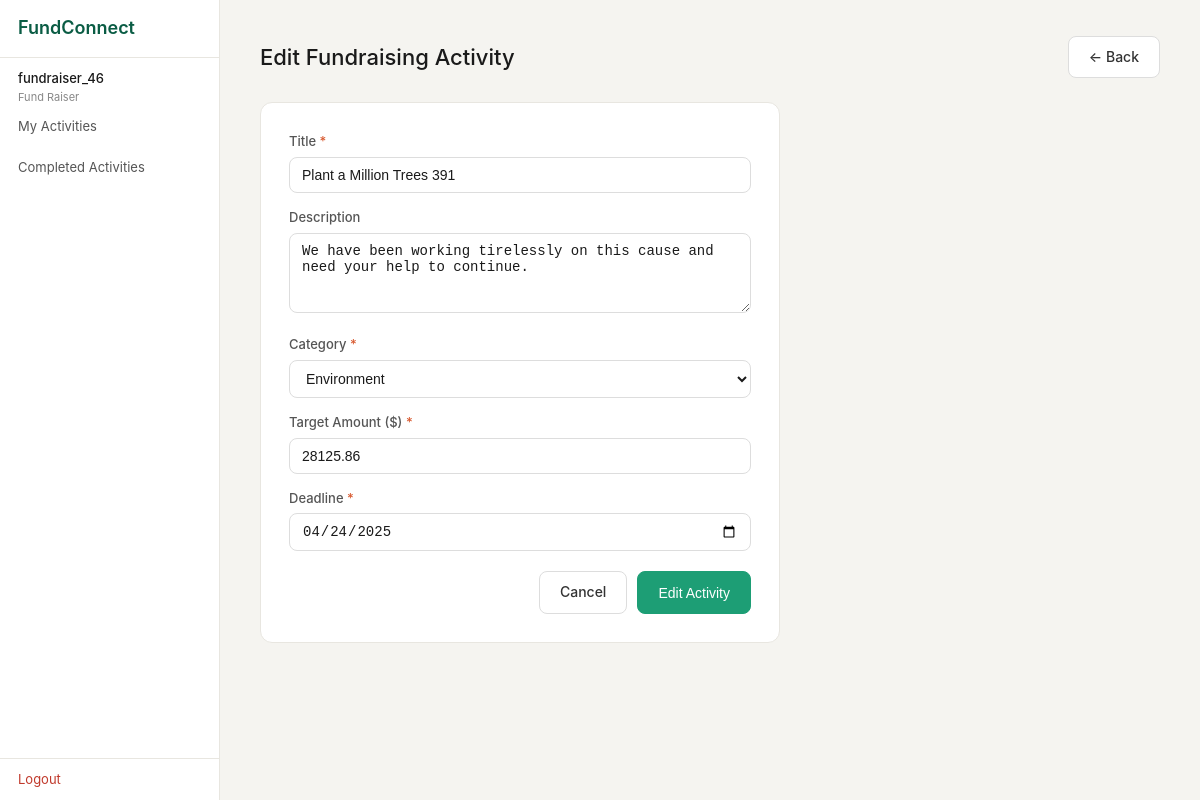
Screenshot of /fundraiser/activities/127/edit (signed in) with the database file from the repository.
### tables this page shows
CREATE TABLE fundraising_activity (
                id              INTEGER PRIMARY KEY AUTOINCREMENT,
                title           TEXT NOT NULL,
                description     TEXT,
                target_amount   REAL NOT NULL,
                amount_raised   REAL DEFAULT 0,
                category_id     INTEGER REFERENCES fra_category(id),
                deadline        TEXT NOT NULL,
                status          TEXT NOT NULL DEFAULT 'Active',
                fundraiser_id   INTEGER REFERENCES user_account(id),
                view_count      INTEGER DEFAULT 0,
                shortlist_count INTEGER DEFAULT 0,
                created_at      TEXT DEFAULT (datetime('now'))
            );

### boundary/app.py (the view)
@app.route("/fundraiser/activities/<int:aid>/edit", methods=["GET", "POST"])
def fr_activity_edit(aid):
    if "user_id" not in session or session["role"] != "Fund Raiser":
        return redirect(url_for("login"))
    cats = FundraisingActivityController.get_categories()["data"]
    if request.method == "POST":
        result = FundraisingActivityController.update_activity(
            activity_id=aid,
            fundraiser_id=session["user_id"],
            title=request.form.get("title", ""),
            description=request.form.get("description", ""),
            target_amount_str=request.form.get("target_amount", ""),
            category_id=request.form.get("category_id", ""),
            deadline=request.form.get("deadline", ""),
        )
        if result["success"]:
            flash(result["message"], "success")
            return redirect(url_for("fr_activities"))
        else:
            flash(result["message"], "error")
            form_data = request.form
    else:
        view_result = FundraisingActivityController.view_activity(aid, session["user_id"])
        if not view_result["success"]:
            flash(view_result["message"], "error")
            return redirect(url_for("fr_activities"))
        form_data = view_result["data"]
    return render_template("fr_activity_form.html",
                           form=form_data, categories=cats,
                           action="Edit", activity_id=aid)

### boundary/templates/fr_activity_form.html (shortened to what this page needs)
{% extends "base.html" %}
{% block content %}
<div class="page-header">
  <h1 class="page-title">{{ action }} Fundraising Activity</h1>
  <a href="{{ url_for('fr_activities') }}" class="btn">← Back</a>
</div>
<div style="background: #fff; border: 1px solid #e8e6e0; border-radius: 12px; padding: 28px; max-width: 520px;">
  <form method="POST">
    <div class="form-group">
      <label>Title <span style="color: #d85a30;">*</span></label>
      <input type="text" name="title" value="{{ form.title or '' }}" required
             placeholder="e.g. Save the Reef">
    </div>
    <div class="form-group">
      <label>Description</label>
      <textarea name="description" placeholder="Describe your campaign…">{{ form.description or '' }}</textarea>
    </div>
    <div class="form-group">
      <label>Category <span style="color: #d85a30;">*</span></label>
      <select name="category_id">
        {% for c in categories %}
          <option value="{{ c.id }}"
            {{ "selected" if (form.category_id | string) == (c.id | string) }}>
            {{ c.name }}
          </option>
        {% endfor %}
      </select>
    </div>
    <div class="form-group">
      <label>Target Amount ($) <span style="color: #d85a30;">*</span></label>
      <input type="number" name="target_amount" value="{{ form.target_amount or '' }}"
             required min="1" step="0.01" placeholder="e.g. 5000">
    </div>
    <div class="form-group">
      <label>Deadline <span style="color: #d85a30;">*</span></label>
      <input type="date" name="deadline" value="{{ form.deadline or '' }}" required>
    </div>
    <div style="display: flex; gap: 10px; justify-content: flex-end; margin-top: 20px;">
      <a href="{{ url_for('fr_activities') }}" class="btn">Cancel</a>
      <button type="submit" class="btn btn-primary" style="width: auto;">
        {{ action }} Activity
      </button>
    </div>
  </form>
</div>
{% endblock %}

### boundary/static/css/style.css (style rules this page uses)
*, *::before, *::after { box-sizing: border-box; margin: 0; padding: 0; }
body { font-family: -apple-system, BlinkMacSystemFont, 'Segoe UI', sans-serif; font-size: 15px; background: #f5f4f0; color: #1a1a1a; line-height: 1.6; }
a { text-decoration: none; color: inherit; }
.form-group { margin-bottom: 14px; }
.form-group label { display: block; font-size: 13px; font-weight: 500; color: #555; margin-bottom: 5px; }
.form-group input, .form-group select, .form-group textarea { width: 100%; padding: 9px 12px; border-radius: 8px; border: 1px solid #ddd; font-size: 14px; color: #1a1a1a; background: #fff; }
.form-group textarea { resize: vertical; min-height: 80px; }
.btn { display: inline-block; padding: 9px 20px; border-radius: 8px; font-size: 14px; font-weight: 500; cursor: pointer; border: 1px solid #ddd; background: #fff; color: #333; }
.btn-primary { background: #1d9e75; color: #fff; border-color: #1d9e75; width: 100%; text-align: center; }
.page-header { display: flex; justify-content: space-between; align-items: center; margin-bottom: 24px; }
.page-title { font-size: 22px; font-weight: 500; }

### rows the page displays
fundraising_activity: title "Plant a Million Trees 391", description "We have been working tirelessly on this cause and need your help to continue.", target_amount "28125.86", deadline "04/24/2025"

### other values shown
{{ session.username }} "fundraiser_46"
{{ session.role }} "Fund Raiser"
{{ action }} "Edit"
form field category_id "Environment"
